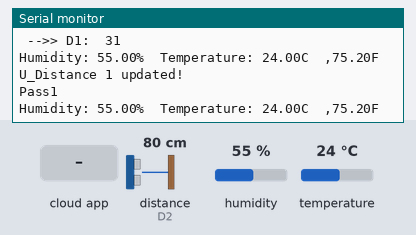
Bench run of a sketch on a simulated ESP8266 (NodeMCU). Parts: the last lines printed to the serial monitor. Wiring (inferred from the names in the program): ultrasonic range finder: trigger D1; echo D2. The test bench sets the inputs (shaded band); at power-on: distance to the obstacle (sensor on D2) 80 cm, humidity 55 %, temperature 24 °C. The echo pulse lasts 58.3 µs per cm; WiFi joins after 1.5 s; servers stay silent unless stated; the Firebase database answers and starts empty.

Above: at 2.7 s.
2.8 s: distance to the obstacle (sensor on D2) set to 2 cm
At 3.7 s:
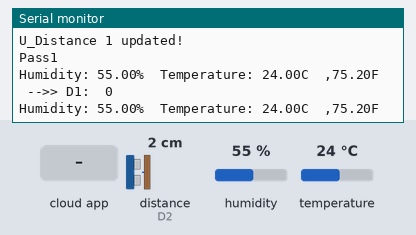
4.3 s: humidity set to 22 %
At 5.1 s:
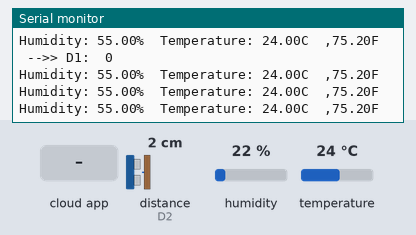
5.8 s: the phone or cloud app sets led to 1
At 5.93 s:
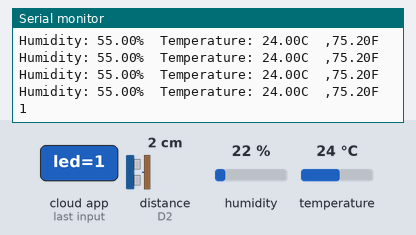
7.3 s: temperature set to 12 °C
At 7.8 s:
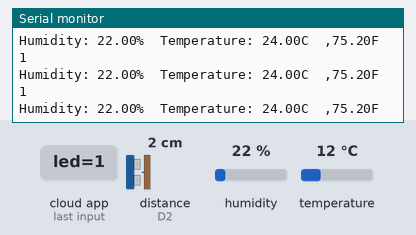
8.8 s: the phone or cloud app sets led to 0
At 10.19 s:
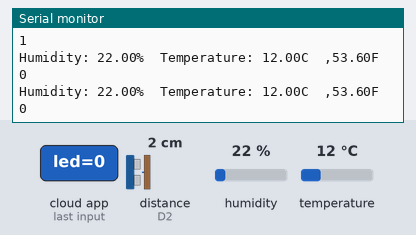
10.3 s: distance to the obstacle (sensor on D2) set to 4 cm
At 11.67 s:
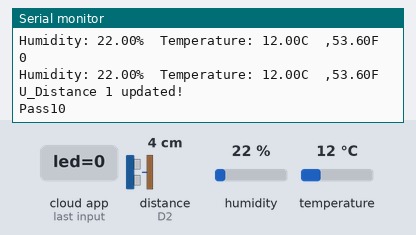

Measured:
- after the input at 2.8 s, the serial monitor: prints a new line after 0.29 s (image 1)
- after the input at 5.8 s, the serial monitor: prints a new line at once (image 3)
- after the input at 8.8 s, the serial monitor: prints a new line after 0.57 s (image 5)
- after the input at 10.3 s, the serial monitor: prints a new line after 1.2 s (image 6)

The sketch:

final_Uploader.ino
```cpp
// FirebaseESP8266.h must be included before ESP8266WiFi.h
#include "FirebaseESP8266.h" // Install Firebase ESP8266 library
#include <DHT.h> // Install DHT11 Library and Adafruit Unified Sensor Library
#include <ESP8266WiFi.h>
#define FIREBASE_HOST                                                          \
  "firstproject-99bb2-default-rtdb.asia-southeast1.firebasedatabase.app/" // Without
                                                                          // http://
                                                                          // or
                                                                          // https://
                                                                          // schemes
#define FIREBASE_AUTH "yEf6VGsxnPXyfKp0B0sUeuWBQCxX0VqWRGEk6VPR"
#define WIFI_SSID "Room102"
#define WIFI_PASSWORD "Room@102_6"

#define DHTPIN 2 // Connect Data pin of DHT to D2
int led = LED_BUILTIN;

#define echoPin 4 //  attach pin D2 Arduino to pin Echo of HC-SR04
#define trigPin 5 // attach pin D3 Arduino to pin Trig of HC-SR04
long duration;    // variable for the duration of sound wave travel
int distance;     // variable for the distance measurement
int globle_HC_1 = 0;
int softMargin = 2;
int global_hc_1_reading = 0;

#define DHTTYPE DHT11
DHT dht(DHTPIN, DHTTYPE);
String readString;
// Define FirebaseESP8266 data object
FirebaseData firebaseData;
FirebaseData ledData;
bool DHT_Error_reported = false;

FirebaseJson json;

void setup() {

  pinMode(trigPin, OUTPUT); // Sets the trigPin as an OUTPUT
  pinMode(echoPin, INPUT);  // Sets the echoPin as an INPUT
  Serial.begin(115200);
  dht.begin();
  pinMode(led, OUTPUT);

  WiFi.begin(WIFI_SSID, WIFI_PASSWORD);
  Serial.print("Connecting to Wi-Fi");
  while (WiFi.status() != WL_CONNECTED) {
    Serial.print(".");
    delay(300);
  }
  Serial.println();
  Serial.print("Connected with IP: ");
  Serial.println(WiFi.localIP());
  Serial.println();

  Firebase.begin(FIREBASE_HOST, FIREBASE_AUTH);
  Firebase.reconnectWiFi(true);
}
void sensorUpdate() {
  // Reading temperature or humidity takes about 250 milliseconds!
  // Sensor readings may also be up to 2 seconds 'old' (its a very slow sensor)
  float h = dht.readHumidity();
  // Read temperature as Celsius (the default)
  float t = dht.readTemperature();
  // Read temperature as Fahrenheit (isFahrenheit = true)
  float f = dht.readTemperature(true);

  // Check if any reads failed and exit early (to try again).
  if (isnan(h) || isnan(t) || isnan(f)) {
    if (!DHT_Error_reported) {
      Serial.println(
          F("Failed to read from DHT sensor!\n continuing without DHT sensor"));
      DHT_Error_reported = true;
    }
  } else {
    DHT_Error_reported = false;
  }
  //========================================

  digitalWrite(trigPin, LOW);
  delayMicroseconds(2);
  digitalWrite(trigPin, HIGH);
  delayMicroseconds(10);
  digitalWrite(trigPin, LOW);
  duration = pulseIn(echoPin, HIGH);
  distance = duration * 0.034 / 2;
  distance = distance / 2.54;
  if (!((distance >= global_hc_1_reading - softMargin) &&
        (distance <= global_hc_1_reading + softMargin))) {
    global_hc_1_reading = distance;
    Serial.println(" -->> D1:  " + String(distance));
  }

  //========================================

  Serial.print(F("Humidity: "));
  Serial.print(h);
  Serial.print(F("%  Temperature: "));
  Serial.print(t);
  Serial.print(F("C  ,"));
  Serial.print(f);
  Serial.println(F("F  "));

  if (Firebase.getString(ledData, "/FirebaseIOT/led2")) {
    // Serial.println(ledData.stringData());
    if (ledData.stringData() == "1") {
    } else if (ledData.stringData() == "0") {
      Firebase.setString(ledData, "/FirebaseIOT/led2", "1");
    }
  }

  if (Firebase.setFloat(firebaseData, "/FirebaseIOT/temperature", t)) {
    // Serial.println("PASSED");
    // Serial.println("PATH: " + firebaseData.dataPath());
    // Serial.println("TYPE: " + firebaseData.dataType());
    // Serial.println("ETag: " + firebaseData.ETag());
    // Serial.println("------------------------------------");
    // Serial.println();
  } else {
    Serial.println("FAILED");
    Serial.println("REASON: " + firebaseData.errorReason());
    Serial.println("------------------------------------");
    Serial.println();
  }

  if (Firebase.setFloat(firebaseData, "/FirebaseIOT/humidity", h)) {
    // Serial.println("PASSED");
    // Serial.println("PATH: " + firebaseData.dataPath());
    // Serial.println("TYPE: " + firebaseData.dataType());
    // Serial.println("ETag: " + firebaseData.ETag());
    // Serial.println("------------------------------------");
    // Serial.println();
  } else {
    Serial.println("FAILED");
    Serial.println("REASON: " + firebaseData.errorReason());
    Serial.println("------------------------------------");
    Serial.println();
  }
  if (globle_HC_1 != distance && distance != 0) {
    if (Firebase.setFloat(firebaseData, "/FirebaseIOT/Ultrasound_1",
                          distance)) {
      Serial.println("U_Distance 1 updated!");
      globle_HC_1 = distance;
      Serial.print(F("Pass1"));
    } else {
      Serial.println("U_Distance 1 not updated successfully!");
    }
  }
}

bool dataEnterd = false;
void loop() {
  sensorUpdate();

  if (Firebase.getString(ledData, "/FirebaseIOT/led")) {
    Serial.println(ledData.stringData());
    if (ledData.stringData() == "1") {
      digitalWrite(led, HIGH);
    } else if (ledData.stringData() == "0") {
      digitalWrite(led, LOW);
    }
  }
  delay(100);
}
```

UserInput.ino
```cpp
String getString() {
  String sdata = "";
  char ch = '0';
  bool condit = true;
  while (condit) {
    // if (Serial.available() > 0)
    // {
    ch = Serial.read(); // get the character
    delay(20);
    if ((ch >= 'a' && ch <= 'z') || (ch >= 'A' && ch <= 'Z') ||
        (ch >= '0' && ch <= '9') || (ch == '=')) {
      sdata += ch;

    } else if (ch == '!') {
      Serial.println("Bypassed");
      loop();
      return "NULL";
    } else if (ch == '~') {
      Serial.println("Sr we got ");
      Serial.println(sdata);
      condit = false;
      // FileNameLoop = sdata;
    } else if (ch == '`') {
      Serial.println("Str cleared");
      sdata = "";
      // Serial.println(sdata);
      // condit = false;
      // FileNameLoop = sdata;
    }
    // }
  }
  return sdata;
}
```
